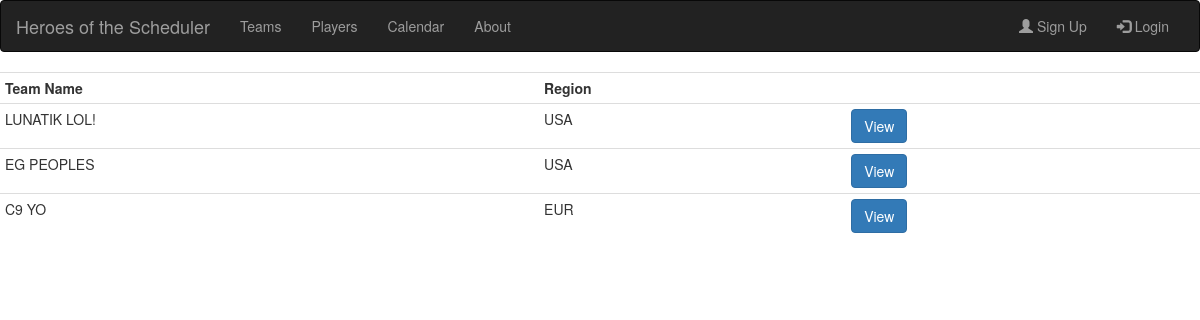
The app's page /scheduler/teams/, older data.
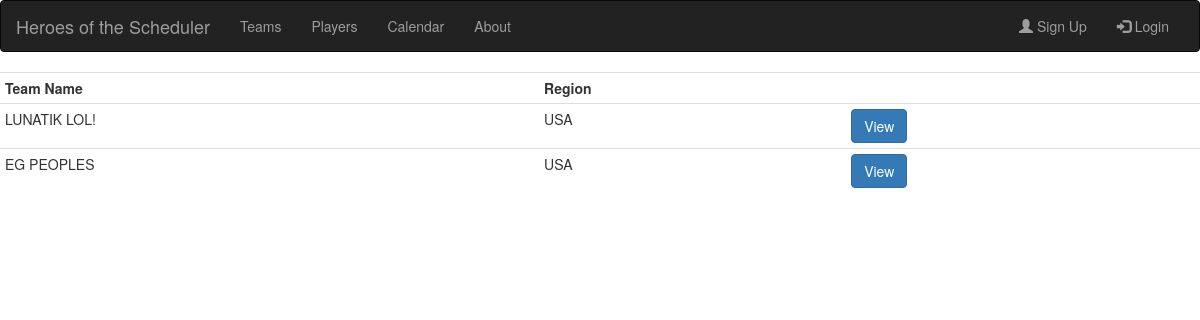
The same page, newer data.
### scheduler/models.py (models this page shows, shortened)
class Team(models.Model):
    UNITED_STATES = "USA"
    EUROPE = "EUR"
    REGION_CHOICES = (
          (UNITED_STATES, "The United States"),
          (EUROPE, "Europe")
    )
    team_name = models.CharField(max_length=50,unique=True)
    region = models.CharField(max_length=3,choices=REGION_CHOICES)

### scheduler/views.py (the view)
class TeamIndexView(generic.ListView):
    template_name = 'scheduler/teams.html'
    context_object_name = 'active_teams'
    def get_queryset(self):
        return Team.objects.all();

### scheduler/templates/scheduler/teams.html
{% extends "base.html" %}
{% block content %}
    {% if active_teams %}
        <table class="table table-condensed">
            <tr>
                <th>Team Name</th>
                <th>Region</th>
                <th/>
            </tr>
            {% for team in active_teams %}
                <tr>
                    <td>{{team.team_name}}</td>
                    <td>{{team.region}}</td>
                    <td><a class="btn btn-primary" href="#"
                     role="button">View</a>
                     </td>
                </tr>
            {% endfor %}
        </table>
    {% else %}
        <p>There are no teams currently available!</p>
    {% endif %}
{% endblock %}

Row changes from the older to the newer data that the page shows:
removed Team: team_name "C9 YO", region "EUR"
